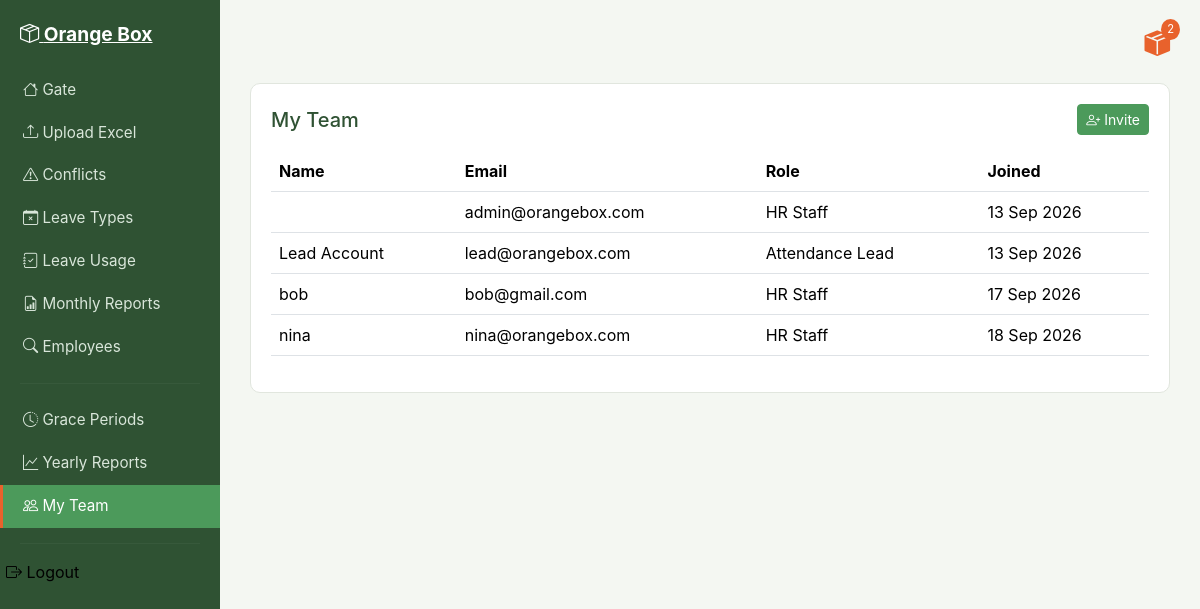
The app's page /team/ (signed in) with its own data.
### attendance/models.py (models this page shows, shortened)
class HRStaff(AbstractUser):
    username = None
    email = models.EmailField(unique=True)
    full_name = models.CharField(max_length=150)
    USERNAME_FIELD = 'email'
    REQUIRED_FIELDS = []
    objects = HRStaffManager()

### attendance/views.py (the view)
# urls.py: path('team/', views.team_list, name='team_list'),
@user_passes_test(is_attendance_lead)
@login_required
def team_list(request):
    staff = HRStaff.objects.all().order_by('date_joined')
    return render(request, 'attendance/team_list.html', {'staff': staff})

### attendance/context_processors.py (called while the page is built)
def notifications_context(request):
    if request.user.is_authenticated:
        unread = Notification.objects.filter(recipient=request.user, status='unread').order_by('-date')
        return {
            'unread_notifications': unread,
            'unread_count': unread.count()
        }
    return {'unread_notifications': [], 'unread_count': 0}

### attendance/views.py (called while the page is built)
def is_attendance_lead(user):
    return hasattr(user, 'attendancelead')

### attendance/templates/attendance/team_list.html (shortened to what this page needs)
{% extends 'attendance/base.html' %}
{% block content %}
<div class="ob-card">
    <div class="d-flex justify-content-between align-items-center mb-3">
        <h5 class="mb-0">My Team</h5>
        <button type="button" class="btn btn-ob-save btn-sm" onclick="generateInviteCode()">
            <i class="bi bi-person-plus"></i> Invite
        </button>
    </div>
    {% if staff %}
    <table class="table table-ob">
        <thead><tr><th>Name</th><th>Email</th><th>Role</th><th>Joined</th></tr></thead>
        <tbody>
        {% for person in staff %}
        <tr>
            <td>{{ person.full_name }}</td>
            <td>{{ person.email }}</td>
            <td>{% if person.attendancelead %}Attendance Lead{% else %}HR Staff{% endif %}</td>
            <td>{{ person.date_joined|date:"d M Y" }}</td>
        </tr>
        {% endfor %}
        </tbody>
    </table>
    {% else %}
    <div class="ob-empty-state"><i class="bi bi-people" style="font-size:2rem;"></i><p>No team members yet.</p></div>
    {% endif %}
</div>
{% endblock %}

### static/css/style.css (style rules this page uses)
:root { --ob-bg: #f4f7f2; --ob-sidebar: #2f5233; --ob-sidebar-active: #4C9A5B; --ob-accent: #E8622C; --ob-accent-hover: #c94f20; --ob-green: #4C9A5B; --ob-yellow: #E8B93C; --ob-red: #D9534F; --ob-text: #2c2c2c; --ob-muted: #7a7a7a; --ob-card: #ffffff; --ob-border: #e1e6de; }
body { background-color: var(--ob-bg); color: var(--ob-text); font-family: -apple-system, "Segoe UI", Roboto, Arial, sans-serif; }
.ob-card { background-color: var(--ob-card); border: 1px solid var(--ob-border); border-radius: 10px; padding: 20px; margin-bottom: 20px; }
.ob-card h5 { margin-bottom: 15px; color: var(--ob-sidebar); }
.btn-ob-save { background-color: var(--ob-green); border-color: var(--ob-green); color: #fff; }
.table-ob thead { background-color: var(--ob-sidebar); color: #fff; }
.table-ob tbody tr:nth-child(odd) { background-color: #f9fbf8; }

### records on screen
HRStaff: email "admin@orangebox.com", shows "HR Staff", date_joined "13 Sep 2026"
HRStaff: full_name "Lead Account", email "lead@orangebox.com", shows "Attendance Lead", date_joined "13 Sep 2026"
HRStaff: full_name "bob", email "bob@gmail.com", shows "HR Staff", date_joined "17 Sep 2026"
HRStaff: full_name "nina", email "nina@orangebox.com", shows "HR Staff", date_joined "18 Sep 2026"

### other values on screen
{{ unread_count }} "2"
